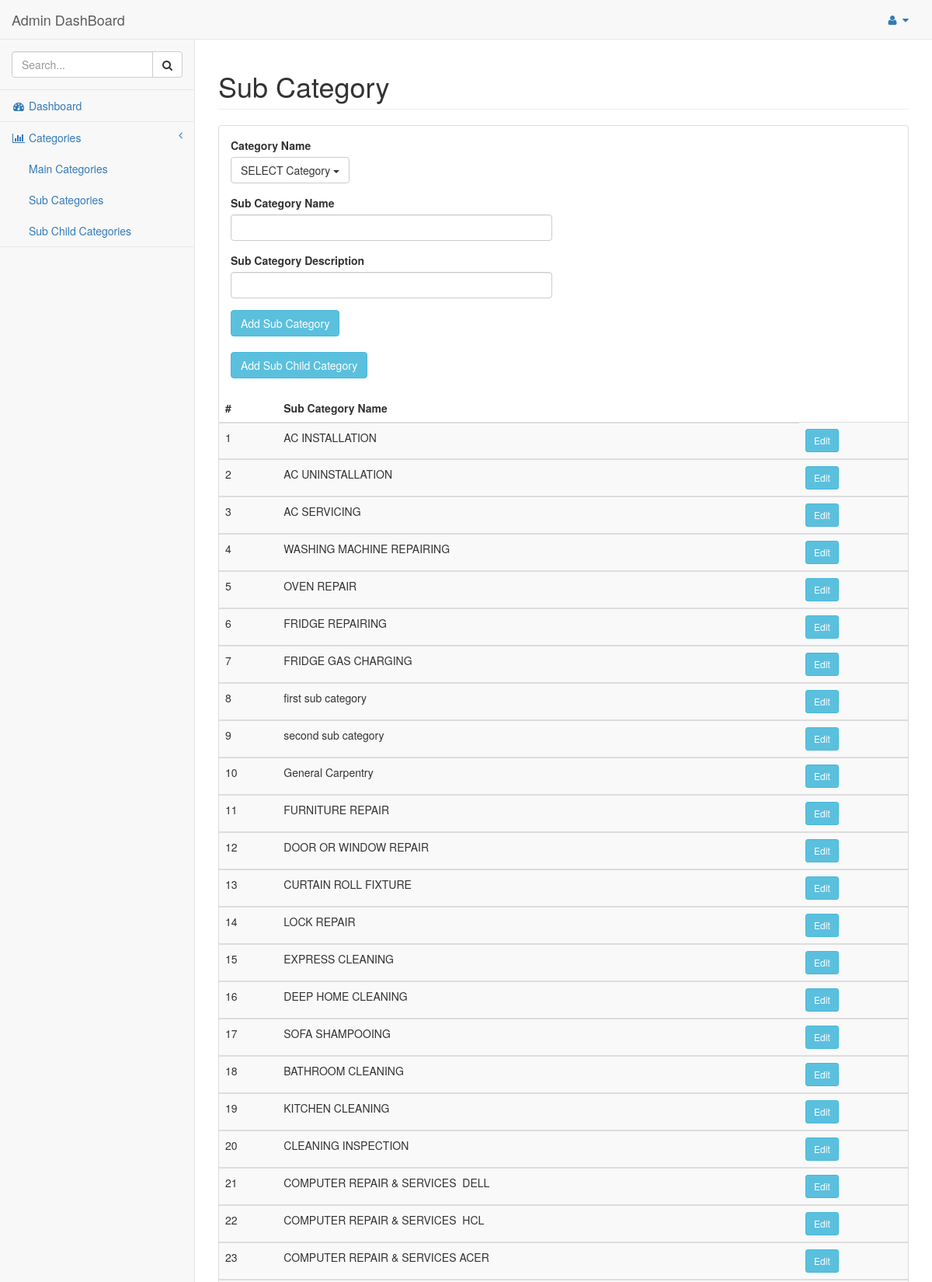
Page /subCategory.php (signed in, upper part) on the committed database.
### tables this page shows
CREATE TABLE `sub_categories` (
  `id` int(11) NOT NULL,
  `service_id` int(11) NOT NULL,
  `sub_category_name` varchar(100) NOT NULL,
  `description` text NOT NULL,
  `imgurl` varchar(100) NOT NULL
);

### classes/connectionClass.php (called while the page is built, shortened)
<?php
   	class connection {
   	   		public function __construct() {
   				$this->con = mysqli_connect(DB_SERVER,DB_USERNAME,DB_PASSWORD,DB_DATABASE);
   		}
   }
?>

### classes/servicesClass.php (called while the page is built, shortened)
<?php
	include_once 'connectionClass.php';
	class Service extends connection {
		public function allSubCategories(){
			$query = mysqli_query($this->con,"SELECT * from sub_categories");
			return $query;
		}
	}
 ?>

### subCategory.php (the view, shortened to what this page needs)
<?php
    include_once 'header.php';
    include_once 'sidebar.php';
    include_once 'classes/servicesClass.php';
?>
 <div id="page-wrapper">
            <div class="row">
                <div class="col-lg-12">
                    <h1 class="page-header">Sub Category</h1>
                </div>
            </div>
         <div class="row">
                <div class="col-lg-12">
                    <div class="panel panel-default">
                         <div class="panel-body">
                                <div class="row">
                                     <div class="col-lg-6">
                                             <div class="form-group">
                                                    <label class="control-label" for="inputSuccess">Category Name</label>
                                                    <div class="dropdown">
                                                        <button id="buttonname" class="btn btn-default dropdown-toggle" type="button" data-toggle="dropdown"><span id="hash">SELECT Category</span>
                                                        <span class="caret"></span></button>
                                                      </div>
                                                    </div>
                                             <form  method="post" role="form" action="subCategory.php">
                                                    <div class="form-group has-info">
                                                        <label class="control-label" for="inputSuccess">Sub Category Name</label>
                                                        <input type="text" class="form-control" id="inputSuccess" name="sub_category_name">
                                                    </div>
                                                    <div class="form-group has-info">
                                                        <label class="control-label" for="inputSuccess">Sub Category Description</label>
                                                        <input type="text" class="form-control" id="inputSuccess" name="sub_category_description">
                                                    </div>
                                                        <input type="submit" class="btn btn-info" name="submit" value="Add Sub Category">
                                            </form>
                                            <br>
                                                <a href="subChildCategory.php"><button class="btn btn-info">Add Sub Child Category</button></a>
                                                <br>
                                            <br>
                                        </div>
                                        <div class="row">
                                            <div class="col-lg-12">
                                                <div class="table-responsive">
                                            <table class="table table-striped">
                                                <thead>
                                                    <tr>
                                                        <th>#</th>
                                                        <th>Sub Category Name</th>
                                                    </tr>
                                                </thead>
                                                <tbody>
                                                   <?php
                                                        $allcatObj = new Service;
                                                        $result = $allcatObj->allSubCategories();
                                                       $i=1;
                                                        while ($out=mysqli_fetch_array($result)) {
                                                      ?>
                                                      <tr>
                                                      <td><?php echo $i;?></td>
                                                          <td><?php
                                                           echo $out['sub_category_name'];
                                                           $cname=$out['id'];
                                                          ?></td>
                                                        <td>
                                                        <a style="color:white;" href="editSubCategory.php?id=<?php echo $cname;?>">
                                                            <button id="edit" class="btn btn-sm btn-info">
                                                                    Edit
                                                            </button>
                                                         </a>
                                                        </td>
                                                    </tr>
                                                </tbody>
                                    <?php
                                        $i++;
                                          }
                                    ?>
                                            </table>
                            </div>
                                            </div>
                                        </div>
                                    </div>
                             </div>
                     </div>
            </div>
        </div>
</div>
<?php
    include 'footer.php';
 ?>

### rows in the picture
sub_categories: sub_category_name "AC INSTALLATION"
sub_categories: sub_category_name "AC UNINSTALLATION"
sub_categories: sub_category_name "AC SERVICING"
sub_categories: sub_category_name "WASHING MACHINE REPAIRING"
sub_categories: sub_category_name "OVEN REPAIR"
sub_categories: sub_category_name "FRIDGE REPAIRING"
sub_categories: sub_category_name "FRIDGE GAS CHARGING"
sub_categories: sub_category_name "first sub category"
sub_categories: sub_category_name "second sub category"
sub_categories: sub_category_name "General Carpentry"
sub_categories: sub_category_name "FURNITURE REPAIR"
sub_categories: sub_category_name "DOOR OR WINDOW REPAIR"
sub_categories: sub_category_name "CURTAIN ROLL FIXTURE"
sub_categories: sub_category_name "LOCK REPAIR"
sub_categories: sub_category_name "EXPRESS CLEANING"
sub_categories: sub_category_name "DEEP HOME CLEANING"
sub_categories: sub_category_name "SOFA SHAMPOOING"
sub_categories: sub_category_name "BATHROOM CLEANING"
sub_categories: sub_category_name "KITCHEN CLEANING"
sub_categories: sub_category_name "CLEANING INSPECTION"
sub_categories: sub_category_name "COMPUTER REPAIR & SERVICES DELL"
sub_categories: sub_category_name "COMPUTER REPAIR & SERVICES HCL"
sub_categories: sub_category_name "COMPUTER REPAIR & SERVICES ACER"
